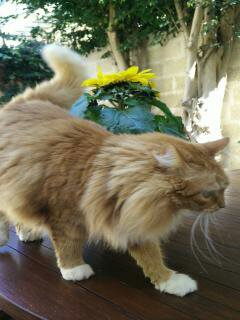
%> input picture Undergraduate/Third Year/MATLAB Content Based Image Retrieval/MATLAB code/Kiki.jpg, 240 x 320 px
$ octave --eval "pointProcessing;"   (GNU Octave 9; MATLAB toolbox functions it lacks are replaced by stand-ins)
%> lines starting %> are read from the running program, lines starting %| are printed output that depends on the picture; in (x1, y1, x2, y2) boxes, pixels count from 0 and x2, y2 are one past the last pixel; in counts of white or black regions, pixels touching at a corner belong together; the program's own positions count from 1
function pointProcessing

im = imread('Kiki.jpg');
%> im is the input picture: size 320x240x3 uint8; mean R, G, B 114.1, 110.5, 87.3
%negative - can also use imcomplement(double(im))
im2 = 255 - rgb2gray(im);
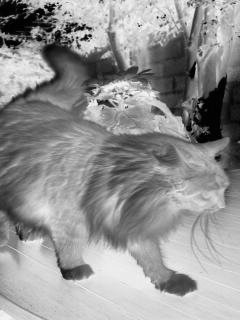
%> im2: size 320x240 uint8; min 0, max 253, mean 146.1
%thresholding
im3 = double(rgb2gray(im))./255;
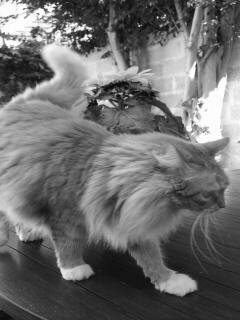
%> im3: size 320x240 double; min 0.00784, max 1, mean 0.427

output = zeros(size(im3));

threshold = 0.5;

%Thresholding
for i = 1:size(im3,1)
    for j = 1:size(im3,2)
        if im3(i,j) > threshold
            output(i,j) = 1;
        else
            output(i,j) = 0;
        end
    end
end
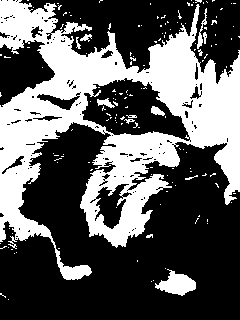
%> output: size 320x240 double; values 0 (black) and 1 (white), 36.6% white; 155 white regions (143 under 20 px), largest, box (x1, y1, x2, y2) and area: (0, 0, 240, 280) 26466, (155, 269, 196, 296) 603, (197, 8, 207, 49) 113

figure;
%Input image
subplot(1,3,1);imshow(im);
%Negative image
subplot(1,3,2);imshow(im2);
%Threshold image
subplot(1,3,3);imshow(output);
